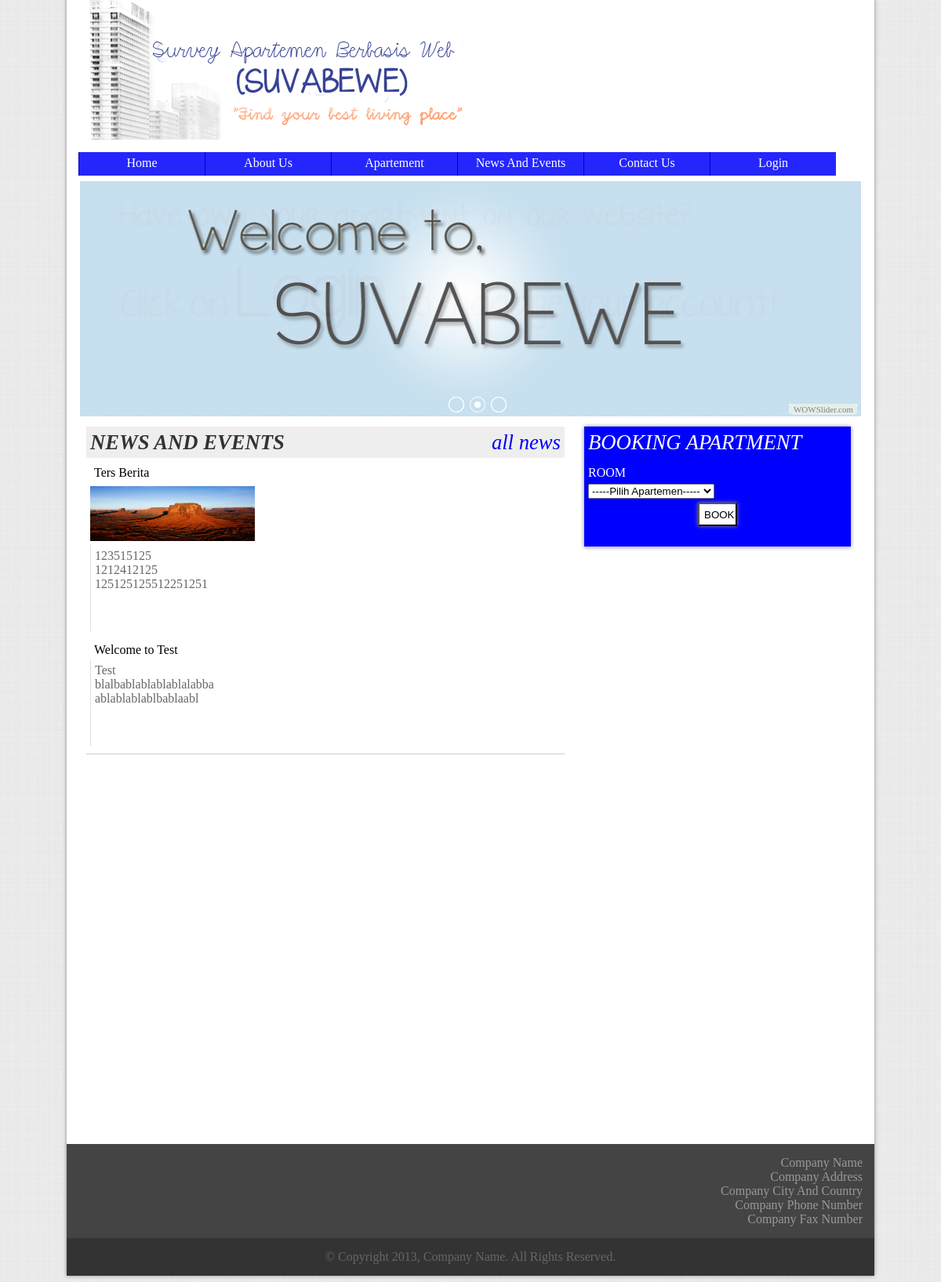
The app's page /file/main.php with its own data.
### tables this page shows
CREATE TABLE IF NOT EXISTS `berita` (
  `id` int(4) NOT NULL AUTO_INCREMENT,
  `gambar` text NOT NULL,
  `judul` varchar(100) NOT NULL,
  `isi` text NOT NULL,
  `tanggal` date NOT NULL,
  PRIMARY KEY (`id`)
);

### file/main.php (the view, shortened to what this page needs)
<html>
	<head>
		<link rel="stylesheet" href="../css/templates.css" type="text/css" />
		<?php
			$pilihtabel = mysql_query("SELECT * FROM berita ORDER BY tanggal, id DESC");
			$berita = Array();
			$n = 0;
			while (($row = mysql_fetch_array($pilihtabel)) && ($n <4))
			{
					$berita[$n]['id'] = $row['id'];
					$berita[$n]['gambar']= $row['gambar'];
					$berita[$n]['judul'] = $row['judul'];
					$berita[$n]['isi'] = $row['isi'];
					$berita[$n]['tanggal'] = $row['tanggal'];
					$n = $n + 1;
			}
		?>
	</head>
	<body>
		<div class="wrapper" id="wrapper">
			<?php include_once ('header.php');?>
			<div class="slider">
			</div>
			<div class="container" style="height:900px">
				<div class="section indexnewssec">
					<div class="sectionheader indexnewssechead">
						<b>NEWS AND EVENTS</b><a href="news.html" class="sectionheaderlink">all news</a>
					</div>
					<?php
						for ( $i = 0 ; $i < $n ; $i++)
						{
							echo "<div class='sectioncontent indexnewssec'>";
							echo "<div class='newshead'><a href='newscontent.php?id=" . $berita[$i]['id'] ."'>" . $berita[$i]['judul'] . "</a></div>";
							if ($berita[$i]['gambar'] != "")
							{
								echo "<img class='newsimg' src='../img/".$berita[$i]['gambar']."'/>";
							}
							echo "<div class='newscon'>". str_replace("\n","<br>",$berita[$i]['isi']) . "</div></div>";
						}
					?>
				</div>
				<div class="section booksec">
					<div class="sectionheader">
						BOOKING APARTMENT
					</div>
					<div class="sectioncontent bookseccon">
						<div class="booksubsec">ROOM</div>
						<form method="post">
							<div class="booksubsec">
									<select name="kamar" <?php if (isset($_SESSION['login'])) echo "disabled";?>>
										<option selected="selected" value=''>-----Pilih Apartemen-----</option>
									</select>
							</div>
							<div class="booksubsec" style="text-align:center;">
								<input type="Submit" value="BOOK" name="booking" class="booksecbutton" <?php if (isset($_SESSION['login'])) echo "disabled";?>>
							</div>
						</form>
					</div>
				</div>
			</div>
		</div>
	</body>
</html>

### css/templates.css (style rules this page uses)
body { background-image:url("../img/bg-body.png"); background-repeat:repeat; color:#333333; font-family:"Cambria"; font-size:16px; }
a { color:#000000; text-decoration:none; }
.wrapper { width:1000px; margin:-10px auto 0px auto; padding:0px 15px 0px 15px; background-color:#FFFFFF; box-shadow: 0px 0px 5px #888888; }
.footer { width:1020; margin:0px -15px 0px -15px; padding:5px; }
.subfooter1 { width:1000; margin-left:-5px; padding:15px; background-color:#444444; color:#999999; text-align:right; }
.subfooter2 { width:1000; margin:0px 0px -5px -5px; padding:15px; background-color:#333333; color:#666666; text-align:center; }
.container { width:980px; padding:10px; }
.section { border-bottom:solid thin #CCCCCC; float:left; padding:5px; }
.sectionheader { width:100%; padding:5px; height:30px; font-family:"Bodoni MT"; font-size:20pt; font-style:italic; margin-left:-5px; margin-top:-5px; }
.sectionheaderlink { float:right; color:#0000FF; }
.sectioncontent { width:100%; padding:5px; margin-left:-5px; color:#666666; }
.slider { margin-top:5px; margin-bottom:5px; height:300px; }
.indexnewssec { width:600px; }
.indexnewssechead { background-color:#EEEEEE; }
.booksec { background-color:#0000FF; color:#FFFFFF; float:right; width:330px; margin-right:5px; box-shadow: 0px 0px 5px #888888; }
.bookseccon { color:#FFFFFF; }
.booksubsec { margin-top:5px; margin-bottom:5px; }
.booksecbutton { width:50px; height:30px; background-color:#FFFFFF; box-shadow: 0px 0px 5px #888888; }
.newshead { width:205px; height:16px; font-weight:300; padding:5px; overflow:hidden; }
.newsimg { height:70px; width:210px; margin:5px 0px 5px 0px; }
.newscon { width:205px; padding:5px; height:100px; overflow:hidden; border-left: solid thin #DDDDDD; }

### file/engine1/style.css (style rules this page uses)
#wowslider-container1 { zoom: 1; position: relative; max-width:1000px; margin:0px auto 0px; z-index:90; border:2px solid #FFFFFF; text-align:left; }
#wowslider-container1 .ws_images ul { position:relative; width: 10000%; height:auto; left:0; list-style:none; margin:0; padding:0; border-spacing:0; overflow: visible; }
#wowslider-container1 .ws_images ul li { width:1%; line-height:0; float:left; font-size:0; padding:0 0 0 0 !important; margin:0 0 0 0 !important; }
#wowslider-container1 .ws_images { position: relative; left:0; top:0; width:100%; height:100%; overflow:hidden; }
#wowslider-container1 img { max-width: none !important; }
#wowslider-container1 .ws_images img { width:100%; border:none 0; max-width: none; padding:0; }
#wowslider-container1 a { text-decoration: none; outline: none; border: none; }
#wowslider-container1 .ws_bullets { font-size: 0px; float: left; position:absolute; z-index:70; }
#wowslider-container1 .ws_bullets div { position:relative; float:left; }
#wowslider-container1 .ws_bullets { padding: 5px; }
#wowslider-container1 .ws_bullets a { width:20px; height:20px; background: url(./bullet.png) left top; float: left; text-indent: -4000px; position:relative; margin-left:7px; color:transparent; }
#wowslider-container1 .ws_bullets a.ws_selbull { background-position: 0 100%; }
#wowslider-container1 .ws_bullets { bottom: 0; left:50%; padding: 5px; }
#wowslider-container1 .ws_bullets div { left:-50%; }
#wowslider-container1 .ws_images ul { animation: wsBasic 13.5s infinite; -moz-animation: wsBasic 13.5s infinite; -webkit-animation: wsBasic 13.5s infinite; }

### records on screen
berita: judul "Ters Berita", gambar (picture), isi "123515125 1212412125 125125125512251251"
berita: judul "Welcome to Test", isi "Test blalbablablablablalabba ablablablablbablaabl"
